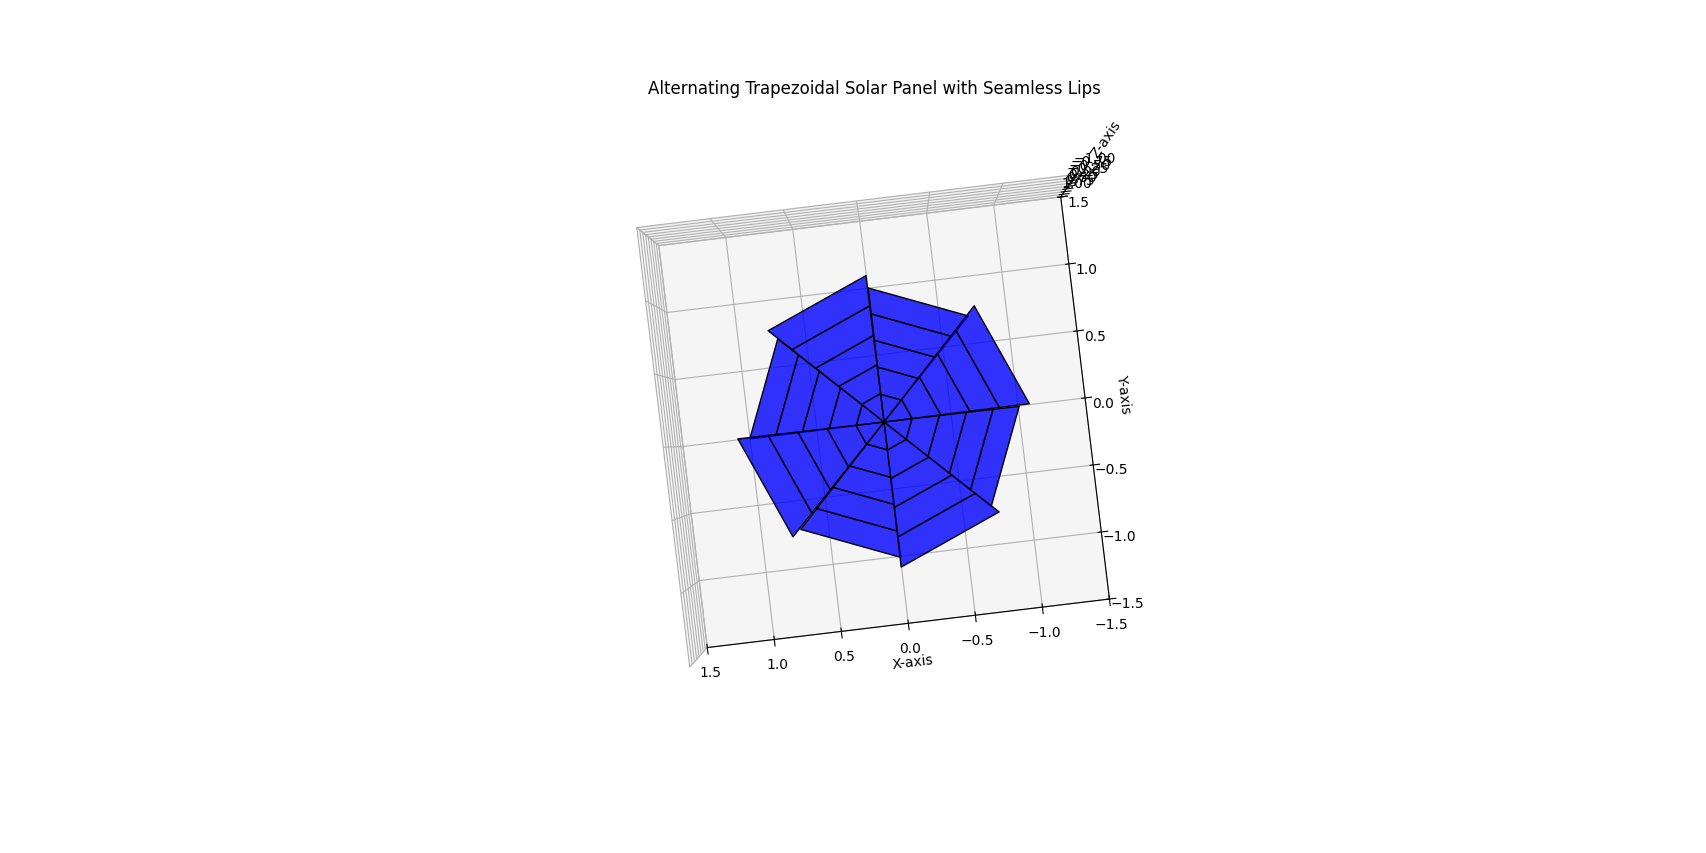

The Python source for this figure:
import matplotlib.pyplot as plt
from mpl_toolkits.mplot3d.art3d import Poly3DCollection
import numpy as np

# Create figure
fig = plt.figure()
ax = fig.add_subplot(111, projection='3d')

# Parameters for the octagonal solar panel
radius = 1.0  # Radius of the panel
num_segments = 8  # Number of lips (segments)
angles = np.linspace(0, 2 * np.pi, num_segments + 1)  # Divide the circle into segments
num_trapezoids = 5  # Number of trapezoids per lip
bend_angle = np.radians(10)  # Angle of bending per trapezoid (10 degrees)

# Generate each segment with trapezoidal bends
for i in range(num_segments):
    # Alternating bending direction for each lip
    bending_direction = 1 if i % 2 == 0 else -1

    # Define the angles for the segment
    angle_start = angles[i]
    angle_end = angles[i + 1]

    # Generate trapezoids along the lip
    for j in range(num_trapezoids):
        inner_radius = j * (radius / num_trapezoids)  # Inner radius of the trapezoid
        outer_radius = (j + 1) * (radius / num_trapezoids)  # Outer radius of the trapezoid

        # Define Z offsets for bending (up/down alternates for continuity)
        inner_z = bending_direction * j * np.tan(bend_angle)
        outer_z = bending_direction * (j + 1) * np.tan(bend_angle)

        # Define the vertices of the trapezoid
        vertices = [
            [inner_radius * np.cos(angle_start), inner_radius * np.sin(angle_start), inner_z],  # Bottom-left
            [outer_radius * np.cos(angle_start), outer_radius * np.sin(angle_start), outer_z],  # Top-left
            [outer_radius * np.cos(angle_end), outer_radius * np.sin(angle_end), outer_z],  # Top-right
            [inner_radius * np.cos(angle_end), inner_radius * np.sin(angle_end), inner_z],  # Bottom-right
        ]

        # Add the filled trapezoid
        trapezoid = Poly3DCollection([vertices], facecolor="blue", edgecolor="black", alpha=0.8)
        ax.add_collection3d(trapezoid)

# Set limits for better visualization
ax.set_xlim([-1.5, 1.5])
ax.set_ylim([-1.5, 1.5])
ax.set_zlim([-1, 1])

# Set labels
ax.set_xlabel("X-axis")
ax.set_ylabel("Y-axis")
ax.set_zlabel("Z-axis")

# Title
ax.set_title("Alternating Trapezoidal Solar Panel with Seamless Lips")

# Display the plot
plt.show()
